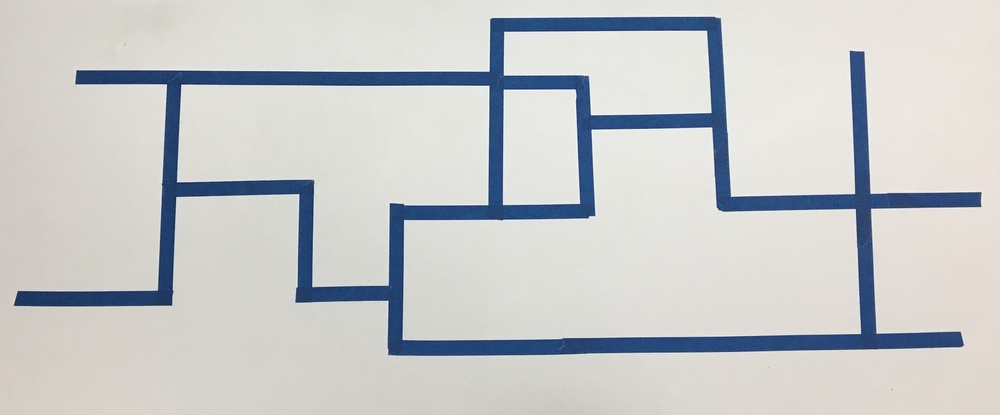
#> input picture Presentation/raw.jpg, 1000 x 415 px, shrunk from 1600 x 664 before the run
$ python LineExtractor.py Presentation/raw.jpg
#> lines starting #> are read from the running program, lines starting #| are printed output that depends on the picture; after the words box and inside, x2 and y2 are one past the last pixel; in counts of white or black regions, pixels touching at a corner belong together
"""
@file hough_lines.py
@brief This program demonstrates line finding with the Hough transform
https://docs.opencv.org/3.4.0/d9/db0/tutorial_hough_lines.html
"""
import sys
import math
import numpy as np

from skimage import io
from skimage.util import invert
from skimage.filters import threshold_otsu
from skimage.transform import probabilistic_hough_line
from skimage.morphology import skeletonize_3d

import matplotlib.pyplot as plt
from matplotlib import cm

def main(argv):

    # Loads an image
    image = io.imread(argv[0], True)
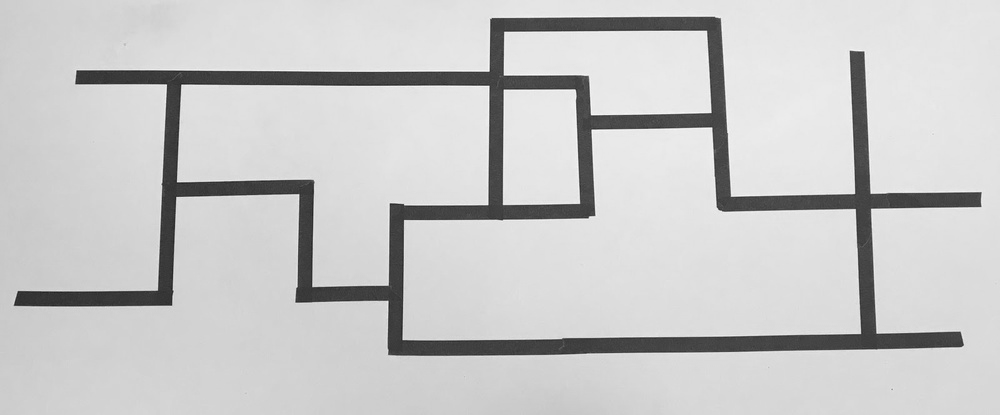
#> image: shape (415, 1000) float64; min 0.127, max 0.994, mean 0.79

    binary = image > threshold_otsu(image)
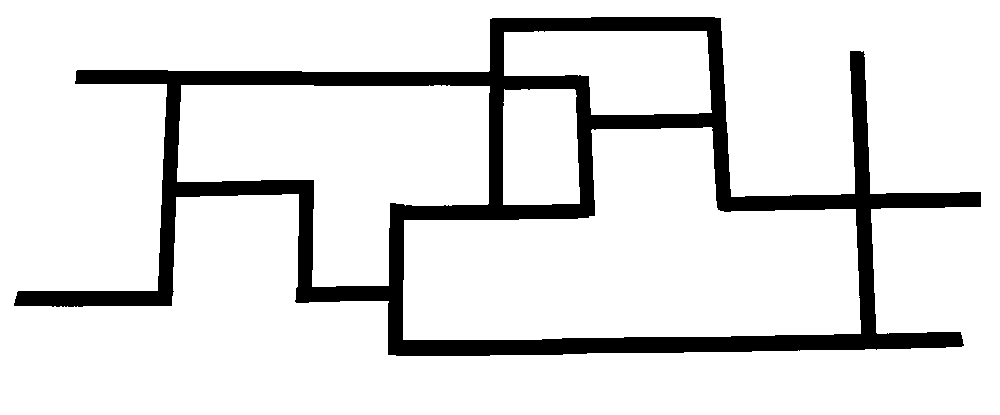
#> binary: shape (415, 1000) bool; 88% white; 1 black region, box (x1, y1, x2, y2) and area: (14, 17, 981, 356) 49966
    skel = skeletonize_3d(invert(binary))
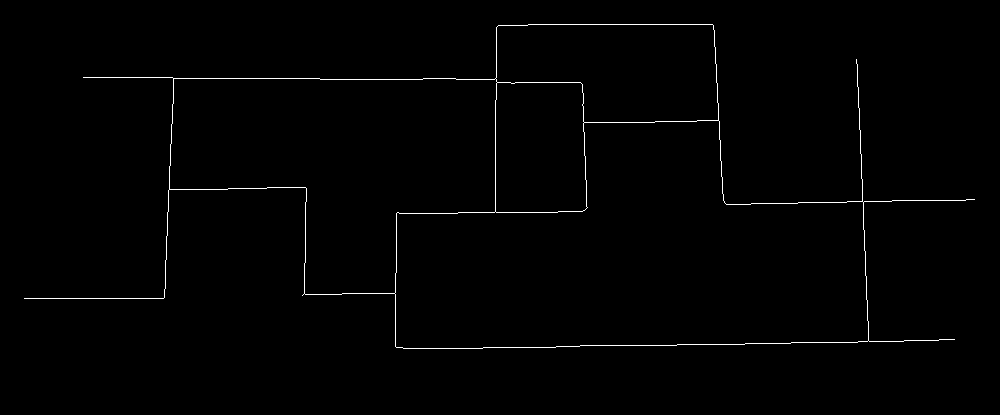
#> skel: shape (415, 1000); 0.83% white in thin lines or dots, all inside (x1, y1, x2, y2) = (24, 24, 975, 349)

    # Copy edges to the images that will display the results in BGR
    lines = probabilistic_hough_line(skel, threshold=5, line_length=20,
                                 line_gap=50)
#> lines = 54 items

    plot(image, skel, lines)

def plot(raw, processed, lines):
    fig, axes = plt.subplots(1, 3, figsize=(20, 6), sharex=True, sharey=True)
    ax = axes.ravel()

    ax[0].imshow(raw, cmap=cm.gray)
    ax[0].set_title('Input image')

    ax[1].imshow(processed, cmap=cm.gray)
    ax[1].set_title('Processed image')

    ax[2].imshow(processed * 0)
    for line in lines:
        p0, p1 = line
        ax[2].plot((p0[0], p1[0]), (p0[1], p1[1]))
#> this loop made 54 passes
#> (p0, p1) on passes 1 to 12: ((441, 348), (938, 340)), ((166, 237), (174, 78)), ((165, 288), (169, 181)), ((725, 203), (974, 199)), ((525, 212), (584, 210)), ((163, 298), (24, 298)), ((868, 340), (860, 130)), ((495, 211), (495, 78)), ((319, 78), (173, 78)), ((723, 200), (714, 30)), ((712, 24), (528, 24)), ((583, 123), (696, 121))
    ax[2].set_xlim((0, raw.shape[1]))
    ax[2].set_ylim((raw.shape[0], 0))
    ax[2].set_title('Probabilistic Hough')

    for a in ax:
        a.set_axis_off()

    plt.tight_layout()
    plt.show()
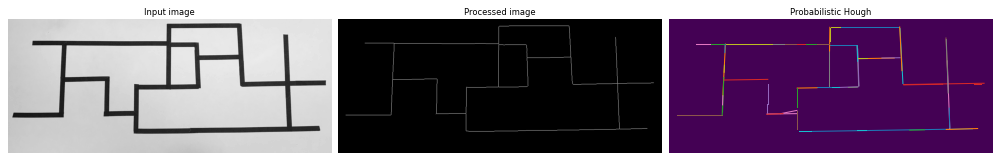
#> figure drawn by matplotlib, 3 panels

if __name__ == "__main__":
    main(sys.argv[1:])
